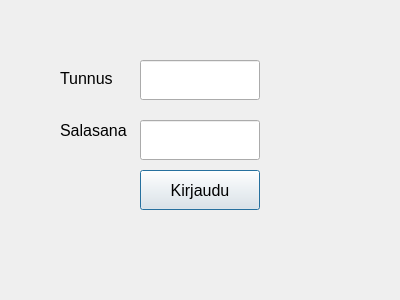
<?xml version="1.0" encoding="UTF-8"?>
<ui version="4.0">
 <class>Login</class>
 <widget class="QDialog" name="Login">
  <property name="geometry">
   <rect>
    <x>0</x>
    <y>0</y>
    <width>400</width>
    <height>300</height>
   </rect>
  </property>
  <property name="windowTitle">
   <string>Dialog</string>
  </property>
  <widget class="QLineEdit" name="leUsername">
   <property name="geometry">
    <rect>
     <x>140</x>
     <y>60</y>
     <width>120</width>
     <height>40</height>
    </rect>
   </property>
  </widget>
  <widget class="QLineEdit" name="lePassword">
   <property name="geometry">
    <rect>
     <x>140</x>
     <y>120</y>
     <width>120</width>
     <height>40</height>
    </rect>
   </property>
   <property name="echoMode">
    <enum>QLineEdit::Password</enum>
   </property>
  </widget>
  <widget class="QPushButton" name="btnLogin">
   <property name="geometry">
    <rect>
     <x>140</x>
     <y>170</y>
     <width>120</width>
     <height>40</height>
    </rect>
   </property>
   <property name="font">
    <font>
     <pointsize>12</pointsize>
    </font>
   </property>
   <property name="text">
    <string>Kirjaudu</string>
   </property>
  </widget>
  <widget class="QLabel" name="label">
   <property name="geometry">
    <rect>
     <x>60</x>
     <y>120</y>
     <width>71</width>
     <height>20</height>
    </rect>
   </property>
   <property name="font">
    <font>
     <pointsize>12</pointsize>
    </font>
   </property>
   <property name="text">
    <string>Salasana</string>
   </property>
  </widget>
  <widget class="QLabel" name="label_2">
   <property name="geometry">
    <rect>
     <x>60</x>
     <y>70</y>
     <width>61</width>
     <height>16</height>
    </rect>
   </property>
   <property name="font">
    <font>
     <pointsize>12</pointsize>
    </font>
   </property>
   <property name="text">
    <string>Tunnus</string>
   </property>
  </widget>
  <widget class="QLabel" name="labeltunnusluku">
   <property name="geometry">
    <rect>
     <x>146</x>
     <y>220</y>
     <width>111</width>
     <height>20</height>
    </rect>
   </property>
   <property name="text">
    <string/>
   </property>
  </widget>
 </widget>
 <resources/>
 <connections/>
</ui>
